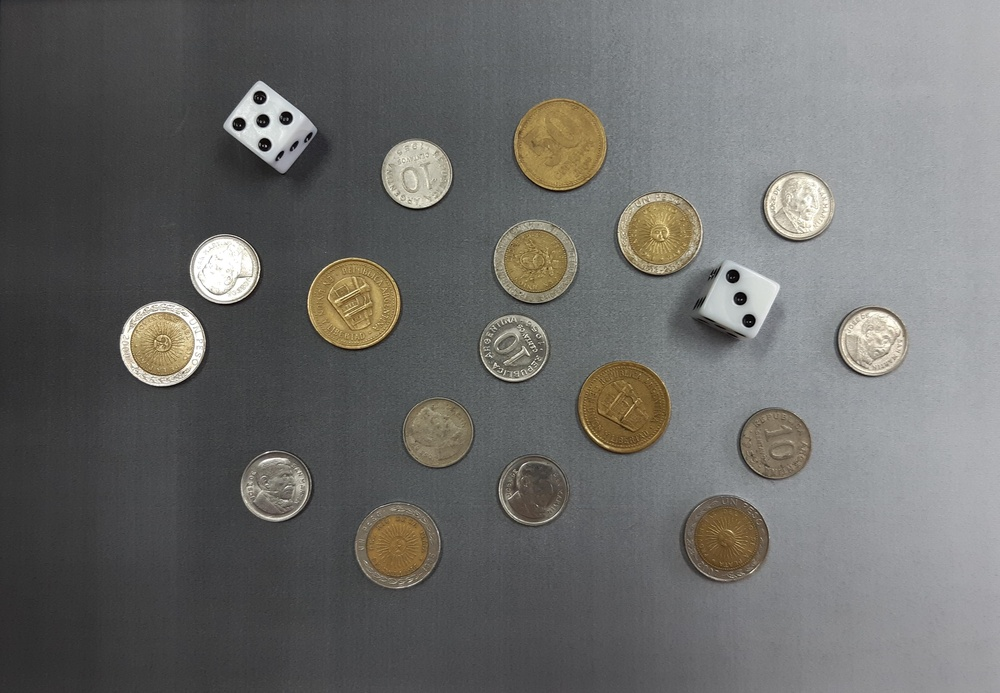
#> input picture EJ_1/Baulera/monedas.jpg, 1000 x 693 px, shrunk from 3871 x 2681 before the run, found by its file name
$ python 'm&d v3.py'
#> lines starting #> are read from the running program, lines starting #| are printed output that depends on the picture; after the words box and inside, x2 and y2 are one past the last pixel; in counts of white or black regions, pixels touching at a corner belong together
import cv2
import numpy as np
import matplotlib.pyplot as plt

# --- Funciones auxiliares (manteniendo la estructura) ---

def mostrar_imagenes(imagenes, titulos, filas=2, cols=3, figsize=(16, 10)):
    total = len(imagenes)
    fig, axes = plt.subplots(filas, cols, figsize=figsize)
    axes = axes.ravel()

    for i in range(len(axes)):
        if i < total:
            img = imagenes[i]
            if len(img.shape) == 2:
                axes[i].imshow(img, cmap='gray')
            else:
                axes[i].imshow(cv2.cvtColor(img, cv2.COLOR_BGR2RGB))
            axes[i].set_title(titulos[i])
        axes[i].axis('off')

    plt.tight_layout()
    plt.show()

def obtener_kernel_impar(valor):
    """Asegura que el tamaño del kernel sea impar y entero"""
    k = int(valor)
    if k % 2 == 0:
        k += 1
    return k

def segmentar_monedas_robustez(ruta_imagen):
#> called with ruta_imagen = 'Monedas.jpg'
    print("="*60)
    print("PROCESAMIENTO V6: UMBRAL ADAPTATIVO A GRAN ESCALA")
    print("="*60)

    # 1. CARGA
    img_original = cv2.imread(ruta_imagen)
#> img_original is the input picture: shape (693, 1000, 3); mean B, G, R 105.5, 107.4, 107.5
    if img_original is None:
        print("Error: No se pudo cargar la imagen.")
        return

    h, w = img_original.shape[:2]
#> h = 693; w = 1000
    dim_min = min(h, w)
#> dim_min = 693
    area_total = h * w
#> area_total = 693000

    # 2. PREPROCESAMIENTO (GRAY + CLAHE)
    img_gray = cv2.cvtColor(img_original, cv2.COLOR_BGR2GRAY)
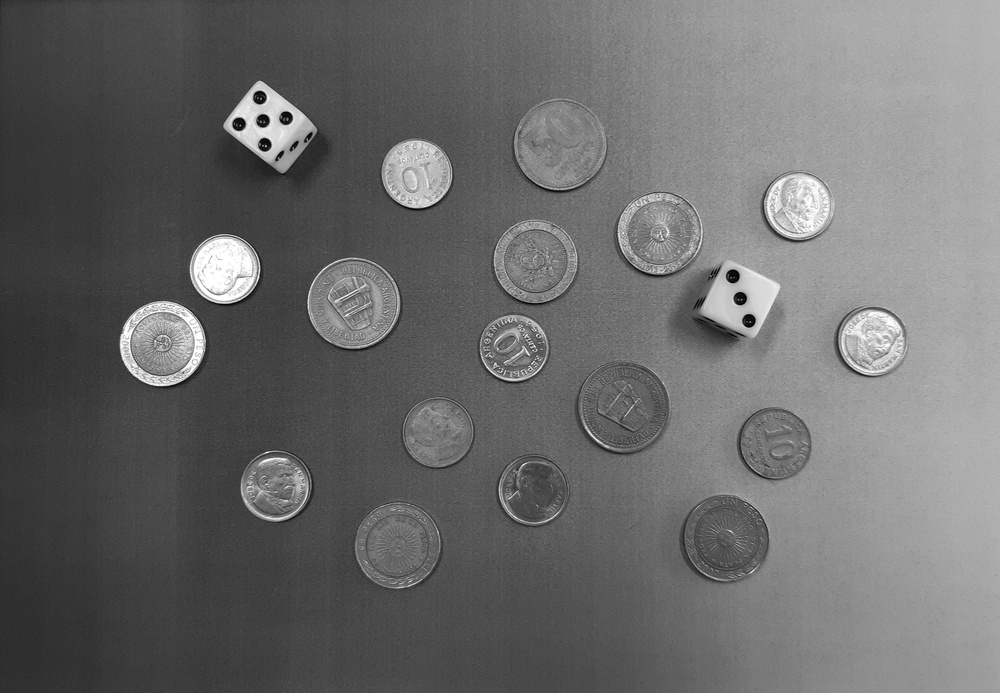
#> img_gray: shape (693, 1000); min 0, max 255, mean 107.2
    clahe = cv2.createCLAHE(clipLimit=2.0, tileGridSize=(8,8))
    img_clahe = clahe.apply(img_gray)
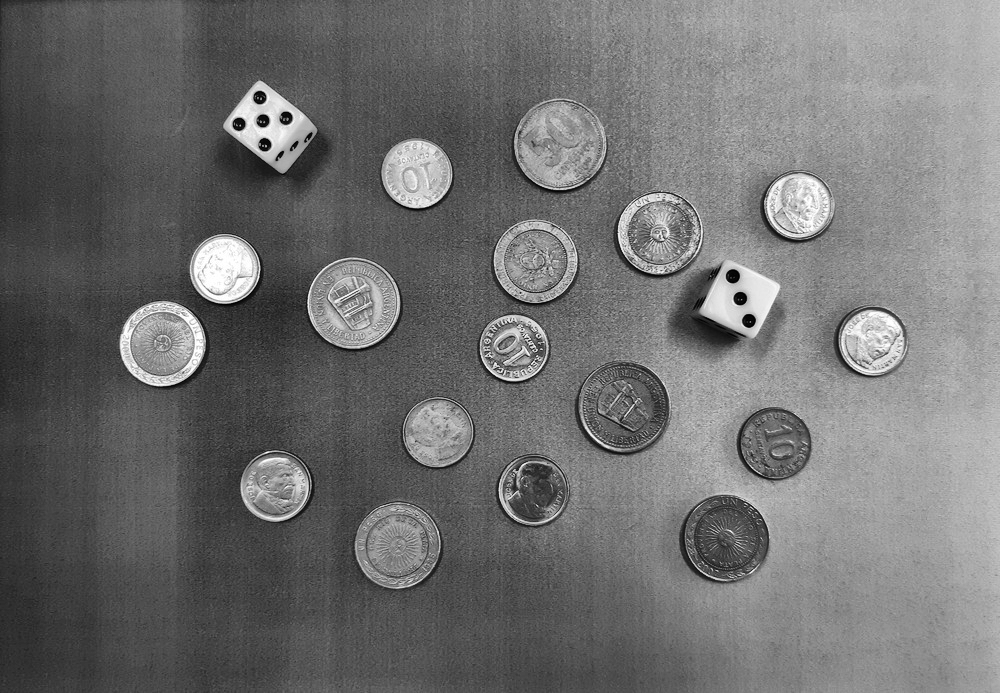
#> img_clahe: shape (693, 1000); min 0, max 255, mean 112.1

    # Suavizado: Necesario, pero manteniéndolo pequeño
    k_blur = obtener_kernel_impar(dim_min * 0.003)
#> k_blur = 3
    img_blur = cv2.GaussianBlur(img_clahe, (k_blur, k_blur), 0)

    # 3. UMBRALIZACIÓN ADAPTATIVA (OPTIMIZADA)
    # Aumentamos BlockSize a 6.0% para capturar la diferencia de objeto vs fondo.
    block_size = obtener_kernel_impar(dim_min * 0.06)
#> block_size = 41
    C = 6 # Aumentamos C para un umbral más estricto

    img_thresh = cv2.adaptiveThreshold(
        img_blur,
        255,
        cv2.ADAPTIVE_THRESH_GAUSSIAN_C,
        cv2.THRESH_BINARY_INV,
        block_size,
        C
    )
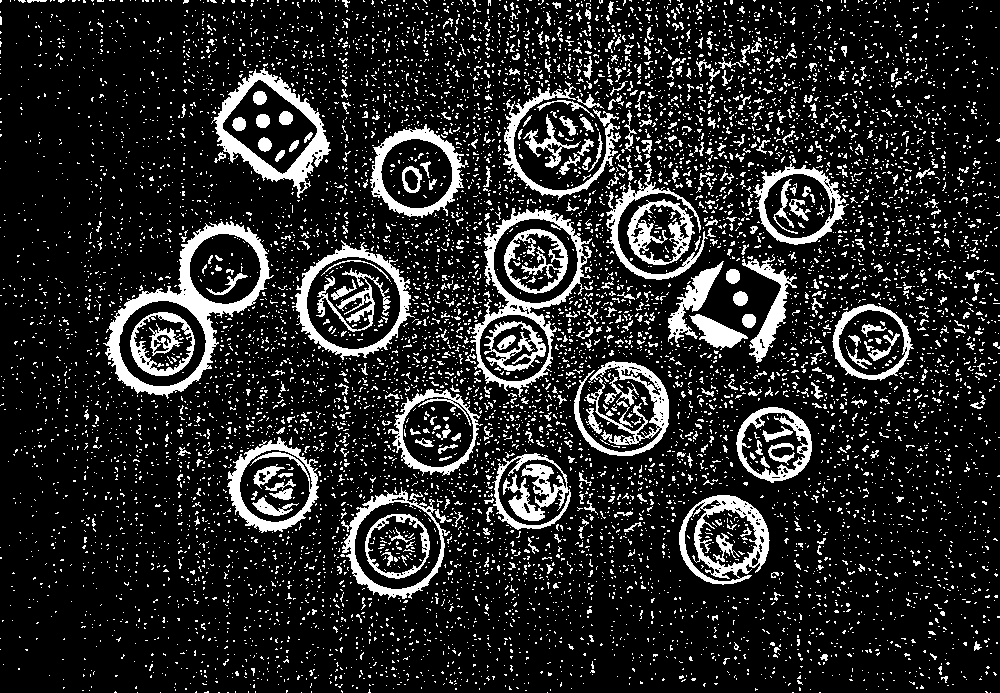
#> img_thresh: shape (693, 1000); 15.6% white; 9125 white regions (8675 under 20 px), largest, box (x1, y1, x2, y2) and area: (103, 221, 274, 399) 5692, (470, 208, 592, 397) 3743, (211, 68, 331, 198) 3683

    print(f"Parámetros Adaptativos Corregidos: BlockSize={block_size} (6.0%), C={C}")
#| Parámetros Adaptativos Corregidos: BlockSize=41 (6.0%), C=6

    # 4. MORFOLOGÍA (CORRECCIÓN CRÍTICA DE OBJETOS)

    # Cierre: Usamos un kernel grande (2.5%) para asegurar que todos los huecos y bordes rotos se unan.
    k_close = obtener_kernel_impar(dim_min * 0.025)
#> k_close = 17
    kernel_close = cv2.getStructuringElement(cv2.MORPH_ELLIPSE, (k_close, k_close))
    img_closed = cv2.morphologyEx(img_thresh, cv2.MORPH_CLOSE, kernel_close, iterations=3)
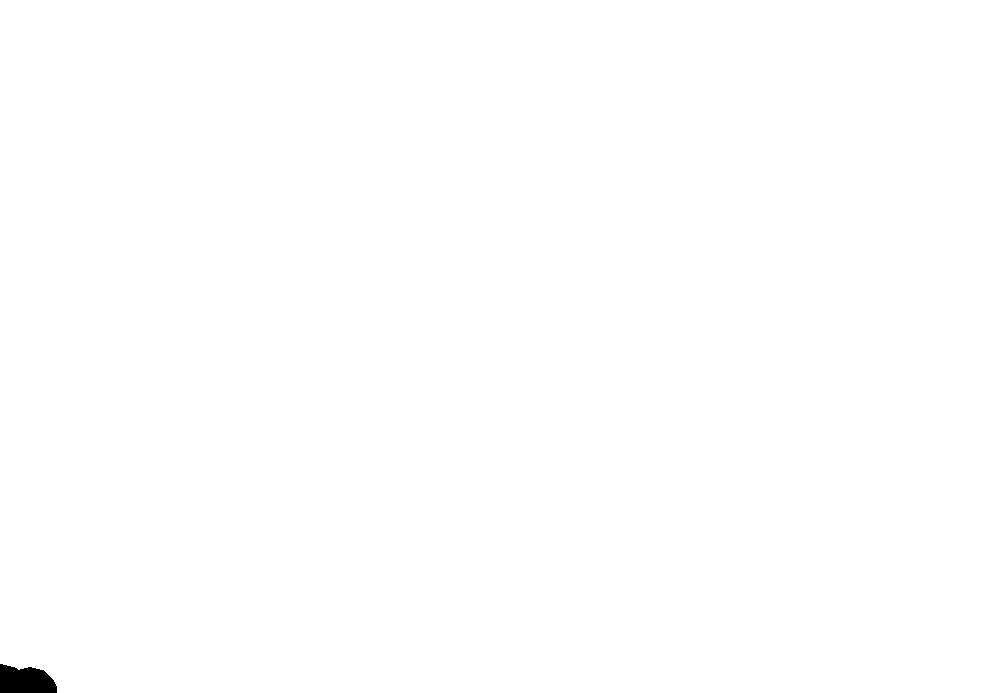
#> img_closed: shape (693, 1000); 99.8% white; 1 black region

    # Apertura: Limpieza final de ruido (kernel pequeño)
    k_open = obtener_kernel_impar(dim_min * 0.003)
#> k_open = 3
    kernel_open = cv2.getStructuringElement(cv2.MORPH_ELLIPSE, (k_open, k_open))
#> kernel_open = [[0, 1, 0], [1, 1, 1], [0, 1, 0]]
    img_clean = cv2.morphologyEx(img_closed, cv2.MORPH_OPEN, kernel_open, iterations=1)

    # 5. DETECCIÓN Y FILTRADO
    contours, _ = cv2.findContours(img_clean, cv2.RETR_EXTERNAL, cv2.CHAIN_APPROX_SIMPLE)
#> contours = 1 contour; box (x1, y1, x2, y2) and area: (0, 0, 1000, 693) 689997
    contornos_validos = []
    img_resultados = img_original.copy()

    # Filtro de Área (Más permisivo)
    min_area = area_total * 0.0005 # Reducido a 0.05%
    max_area = area_total * 0.20

    print(f"Filtro de Área Corregido: {int(min_area)} - {int(max_area)} px")
#| Filtro de Área Corregido: 346 - 138600 px

    for cnt in contours:
        area = cv2.contourArea(cnt)

        if min_area < area < max_area:
            perimetro = cv2.arcLength(cnt, True)
            if perimetro == 0: continue

            # Circularidad: Relajado a 0.3 para aceptar dados y monedas inclinadas
            circularidad = 4 * np.pi * (area / (perimetro * perimetro))

            if circularidad > 0.3:
                contornos_validos.append(cnt)

                # Visualización
                x, y, w_box, h_box = cv2.boundingRect(cnt)
                cv2.rectangle(img_resultados, (x, y), (x+w_box, y+h_box), (0, 255, 0), 2)
                cv2.putText(img_resultados, f"#{len(contornos_validos)}", (x, y-10),
                           cv2.FONT_HERSHEY_SIMPLEX, 0.8, (0, 255, 0), 2)
#> this loop made 1 pass
#> area on pass 1: 689997
#> after the loop, contornos_validos = []

    print(f"\nRESULTADOS V6:")
    print(f"  - Objetos Detectados: {len(contornos_validos)}")
#|   - Objetos Detectados: 0

    # 6. VISUALIZACIÓN
    imagenes = [img_clahe, img_thresh, img_closed, img_clean, img_resultados]
    titulos = [
        '1. CLAHE',
        f'2. Adaptive Thresh (Block={block_size})',
        f'3. Morph Close (K={k_close}, 3 iters)',
        '4. Limpieza Final',
        f'5. Resultado ({len(contornos_validos)} objs)'
    ]
#> titulos = ['1. CLAHE', '2. Adaptive Thresh (Block=41)', '3. Morph Close (K=17, 3 iters)', '4. Limpieza Final', '5. Resultado (0 objs)']

    mostrar_imagenes(imagenes, titulos, filas=2, cols=3)
#> in mostrar_imagenes, `total = len(imagenes)`: total = 5
#> in mostrar_imagenes, `plt.show()`:
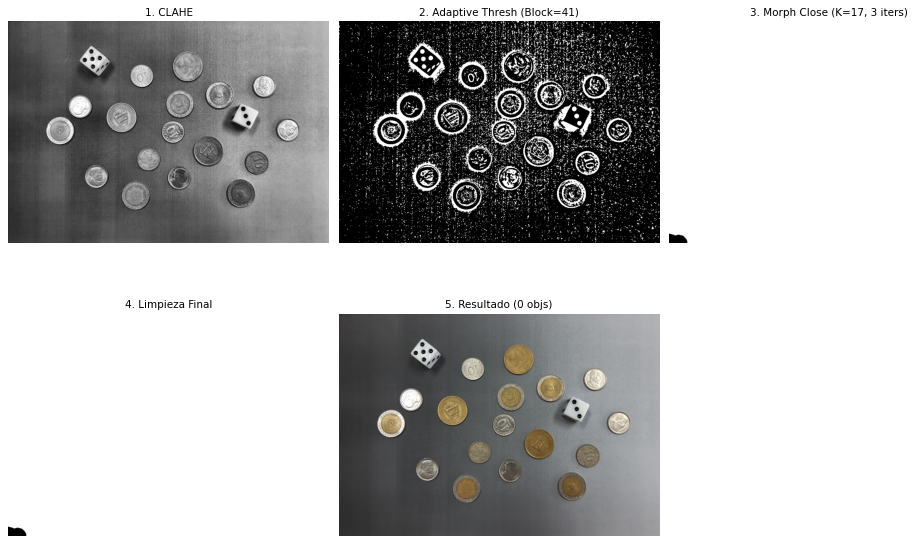
#> figure drawn by matplotlib, 5 panels


segmentar_monedas_robustez('Monedas.jpg')
